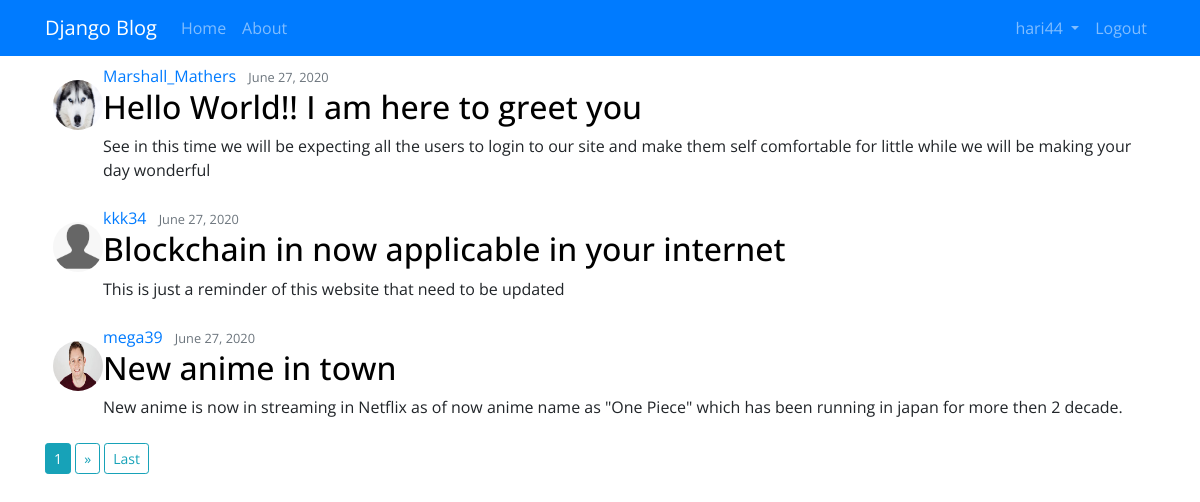
The page / (signed in) on the database its author committed.
### blog/models.py (models this page shows, shortened)
class Post(models.Model):
    title=models.CharField(max_length=100)
    content=models.TextField()
    date_posted=models.DateTimeField(default=timezone.now)
    author=models.ForeignKey(User,on_delete=models.CASCADE)
    class Meta:
        ordering=['-title']

### users/models.py (models this page shows, shortened)
class Profile(models.Model):
    user=models.OneToOneField(User,on_delete=models.CASCADE)
    image=models.ImageField(default='default.png',upload_to='profile_pics')

### blog/views.py (the view)
# urls.py: path('',PostListView.as_view(),name='blog-home'),
class PostListView(ListView):
    model=Post
    template_name='blog/home.html'  #<app>/<model>_<viewtype>.html
    context_object_name='post'
    ordering=['-date_posted']
    paginate_by=3

### blog/templates/blog/home.html (shortened to what this page needs)
{% extends 'blog/base.html' %}
{% block content %}
    {% for i in post %}
        <article class="media content-section m-2">
         <img src="{{ i.author.profile.image.url }}" alt="!!" class="img-responsive rounded-circle mt-3" style="height:50px; width:50px;">
            <div class="media-body">
                <div class="article-metadata">
                    <a  class="mr-2" href="{% url 'profile' %}"> {{i.author}} </a>
                    <small class="text-muted"> {{i.date_posted|date:"F d, Y"}} </small>
                </div>
                <h2><a class="artical-title" href="{% url 'blog-detail' i.id %}" id="blogtitle"> {{i.title}} </a></h2>
                <p class="artical-content"> {{i.content}} </p>
            </div>
        </article>
    {% endfor %}
    {% if is_paginated %}
        {% for num in page_obj.paginator.page_range %}
            {% if page_obj.number == num %}
                <a href="?page={{num}}" class="btn btn-info btn-sm">{{num}}</a>
            {% elif num > page_obj.number|add:'-1' and num < page_obj.number|add:'1' %}
                <a href="?page={{num}}" class="btn btn-outline-info btn-sm">{{num}}</a>
            {% endif %}
        {% endfor %}
        {% if page_obj.has_next %}
            <a href="?page={{page_obj.next_page_number}}" class="btn btn-outline-info btn-sm"><span aria-hidden="true">&raquo;</span></a>
            <a href="?page={{page_obj.paginator.num_pages}}" class="btn btn-outline-info btn-sm">Last</a>
        {% endif %}
    {% endif %}
    {% endblock content %}

### blog/templates/blog/base.html (shortened to what this page needs)
<!doctype html>
{% load static %}
<html lang="en">
  <head>
    <link rel="stylesheet" href="https://stackpath.bootstrapcdn.com/bootstrap/4.5.0/css/bootstrap.min.css">
    <link rel="stylesheet" href="{% static 'blog/base.css' %}">
  </head>
  <body>
    <header>
        <nav class="navbar sticky-top navbar-expand-lg navbar-dark bg-primary">
          <div class="container">
            <a class="navbar-brand" href=" {% url 'blog-home' %} ">Django Blog</a>
                <div class="collapse navbar-collapse" id="navbarSupportedContent">
                    <div class="navbar-nav mr-auto">
                        <a class="nav-link" href=" {% url 'blog-home' %} ">Home <span class="sr-only">(current)</span></a>
                        <a class="nav-link" href="{% url 'blog-about' %}">About</a>
                    </div>
                    <div class="navbar-nav">
                      {% if user.is_authenticated %}
                        <li class="nav-item dropdown">
                          <a class="nav-link dropdown-toggle" href="#" id="navbarDropdown" role="button" data-toggle="dropdown" aria-haspopup="true" aria-expanded="false">
                            {{user.username}}
                          </a>
                        </li>
                        <a class="nav-link" href="{% url 'logout' %}">Logout</a>
                      {% else %}
                        <a class="nav-link" href="{% url 'login' %}">LogIn</a>
                        <a class="nav-link" href="{% url 'register' %}">Register</a>
                      {% endif %}
                  </div>
                </div>
              </div>
        </nav>
    </header>
    <div class="container">
        {% block content %}
        {% endblock content %}
    </div>
  </body>
</html>

### blog/static/blog/base.css (style rules this page uses)
body { font-family: 'Open Sans', sans-serif; }
#blogtitle { text-decoration: none; color: black; }
nav { position: sticky; }

### rows shown on the page
Post: author.profile.image (picture), author "Marshall_Mathers", date_posted "June 27, 2020", title "Hello World!! I am here to greet you", content "See in this time we will be expecting all the users to login to our site and make them self comfortable for little while we will be making your day wonderful"
Post: author.profile.image (placeholder picture), author "kkk34", date_posted "June 27, 2020", title "Blockchain in now applicable in your internet", content "This is just a reminder of this website that need to be updated"
Post: author.profile.image (picture), author "mega39", date_posted "June 27, 2020", title "New anime in town", content "New anime is now in streaming in Netflix as of now anime name as \"One Piece\" which has been running in japan for more then 2 decade."

### other values the page prints
{{ user.username }} "hari44"
{{ num }} "1"
